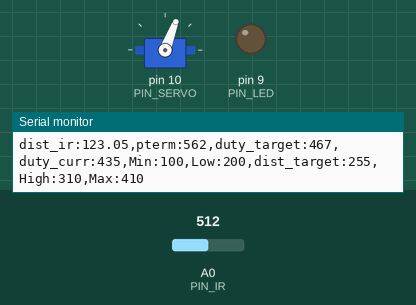
Bench run of a sketch on a simulated Arduino Uno, built with avr-gcc and run on an emulated ATmega328P. Shown: servo, output pins drawn as LEDs (lit = HIGH), the last lines printed to the serial monitor. Inputs (shaded band) come from the test bench; at power-on: A0 (PIN_IR) = 512.

Above: at 3.62 s.
4.3 s: A0 (PIN_IR) set to 0
At 6.0 s:
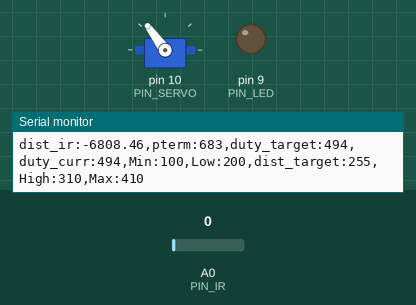
6.7 s: A0 (PIN_IR) set to 7
8.2 s: A0 (PIN_IR) set to 10
At 8.79 s:
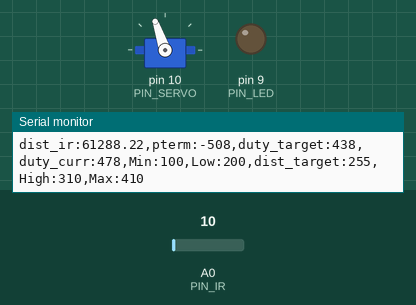
At 9.42 s:
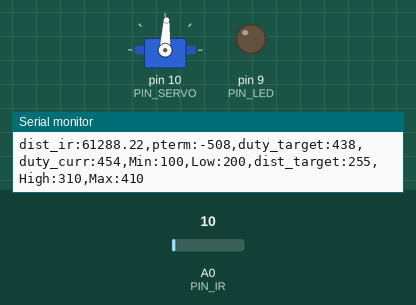
Timing chart, 0 to 11.4 s (numbered marks = the images above; inputs shaded):
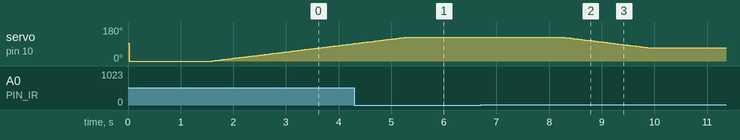

Measured:
- the behaviour switches between 8 and 9 on A0 (PIN_IR) (found by bisection; images 1 and 2)
- after the input at 8.2 s, servo on pin 10 (PIN_SERVO): moves from 126° to 71° over 1.6 s, starting after 0.08 s

The sketch:

P_Control.ino
```cpp
#include <Servo.h>

/////////////////////////////
// Configurable parameters //
/////////////////////////////

// Arduino pin assignment
#define PIN_LED 9
#define PIN_SERVO 10
#define PIN_IR A0

// Framework setting
#define _DIST_TARGET 255
#define _DIST_MIN 100
#define _DIST_MAX 430

// Distance sensor
#define _DIST_ALPHA 0.0

// Servo range
#define _DUTY_MIN 1280
#define _DUTY_NEU 1527
#define _DUTY_MAX 1840

// Servo speed control
#define _SERVO_ANGLE 30
#define _SERVO_SPEED 120

// Event periods
#define _INTERVAL_DIST 30
#define _INTERVAL_SERVO 20
#define _INTERVAL_SERIAL 100

// PID parameters
#define _KP 0.35

//////////////////////
// global variables //
//////////////////////

// Servo instance
Servo myservo;

// Distance sensor
float dist_target;
float dist_raw, dist_ema;
float alpha;

// Event periods
unsigned long last_sampling_time_dist, last_sampling_time_servo, last_sampling_time_serial;
bool event_dist, event_servo, event_serial;

// Servo speed control
int duty_chg_per_interval;
int duty_target, duty_curr;

// PID variables
float error_curr, error_prev, control, pterm, dterm, iterm;

int a, b; // unit: mm

// Median
float dist_median;
const int n = 4;
int readindex;
float arr[n];

void setup() {
  // initialize GPIO pins for LED and attach servo
  pinMode(PIN_LED,OUTPUT);
  myservo.attach(PIN_SERVO);

  // initialize global variables
  alpha = _DIST_ALPHA;
  dist_ema = 0;

  last_sampling_time_dist = 0;
  last_sampling_time_servo = 0;
  last_sampling_time_serial = 0;

  event_dist = false;
  event_servo = false;
  event_serial = false;

  // move servo to neutral position
  myservo.writeMicroseconds(_DUTY_NEU);

  //initialize variables
  dist_median = 0.0;
  readindex = 0;

   //initialize arr[]
  for(int i=0; i<n; i++){
    arr[i] = 0;
  }

  // initialize serial port
  Serial.begin(57600);

  a = 69;
  b = 400;

  // convert angle speed into duty change per interval
  duty_chg_per_interval = (float)(_DUTY_MAX - _DUTY_MIN) * _SERVO_SPEED / 180 * _INTERVAL_SERVO / 1000;
}

 void loop() {
/////////////////////
// Event generator //
/////////////////////

 unsigned long time_curr = millis();
  if(time_curr >= last_sampling_time_dist + _INTERVAL_DIST) {
        last_sampling_time_dist += _INTERVAL_DIST;
        event_dist = true;
  }
  if(time_curr >= last_sampling_time_servo + _INTERVAL_SERVO) {
        last_sampling_time_servo += _INTERVAL_SERVO;
        event_servo = true;
  }
  if(time_curr >= last_sampling_time_serial + _INTERVAL_SERIAL) {
        last_sampling_time_serial += _INTERVAL_SERIAL;
        event_serial = true;
  }

////////////////////
// Event handlers //
////////////////////

 if(event_dist) {
    event_dist = false;
    // get a distance reading from the distance sensor
    dist_raw = ir_distance_filtered();

    // PID control logic
    error_curr = _DIST_TARGET - dist_raw;
    pterm = _KP*error_curr;
    control = pterm;

    // duty_target = f(duty_neutral, control)
    duty_target = _DUTY_NEU + control;

    // keep duty_target value within the range of [_DUTY_MIN, _DUTY_MAX]
     if (duty_target < _DUTY_MIN)duty_target = _DUTY_MIN;
     if (duty_target > _DUTY_MAX)duty_target = _DUTY_MAX;
 }

    if(event_servo) {
      event_servo = false;
      // adjust duty_curr toward duty_target by duty_chg_per_interval
      if(duty_target > duty_curr) {
        duty_curr += duty_chg_per_interval;
        if(duty_curr > duty_target) duty_curr = duty_target;
      }
      else {
        duty_curr -= duty_chg_per_interval;
        if(duty_curr < duty_target) duty_curr = duty_target;
      }

      // update servo position
      myservo.writeMicroseconds(duty_curr);
    }

    if(event_serial) {
      event_serial = false;
      Serial.print("dist_ir:");
      Serial.print(dist_raw);
      Serial.print(",pterm:");
      Serial.print(map(pterm,-1000,1000,510,610));
      Serial.print(",duty_target:");
      Serial.print(map(duty_target,1000,2000,410,510));
      Serial.print(",duty_curr:");
      Serial.print(map(duty_curr,1000,2000,410,510));
      Serial.println(",Min:100,Low:200,dist_target:255,High:310,Max:410");
    }
 }

 float ir_distance(void){ // return value unit: mm
  float val;
  float dist_cali;
  float volt = float(analogRead(PIN_IR));
  val = ((6762.0/(volt-9.0))-4.0) * 10.0;
  dist_cali = 100 + 300.0 / (b - a) * (val - a);
  return dist_cali;
 }

 float ir_distance_filtered(void){ // return value unit: mm
  //float dist_prev;
  float dist_ir = ir_distance();

  // save dist_raw in the array
  arr[readindex] = dist_ir;

 // update readindex
  readindex = readindex +1;

  if(readindex >= n){
    readindex = 0;

    for (int i=0; i<n; i++){ //sort
      for (int j=0; j<n-i-1; j++){
        if(arr[i] > arr[i+1]){
        float temp = arr[i];
        arr[i] = arr[i+1];
        arr[i+1] = temp;
        }
      }
    }

    if(n%2 == 1){// return the median value
      int i = n/2;
      dist_median = arr[i];
    }
    else{
      int i = n/2;
      dist_median = (arr[i-1]+ arr[i])/2;
    }

  }
  return dist_median;
 }
```
